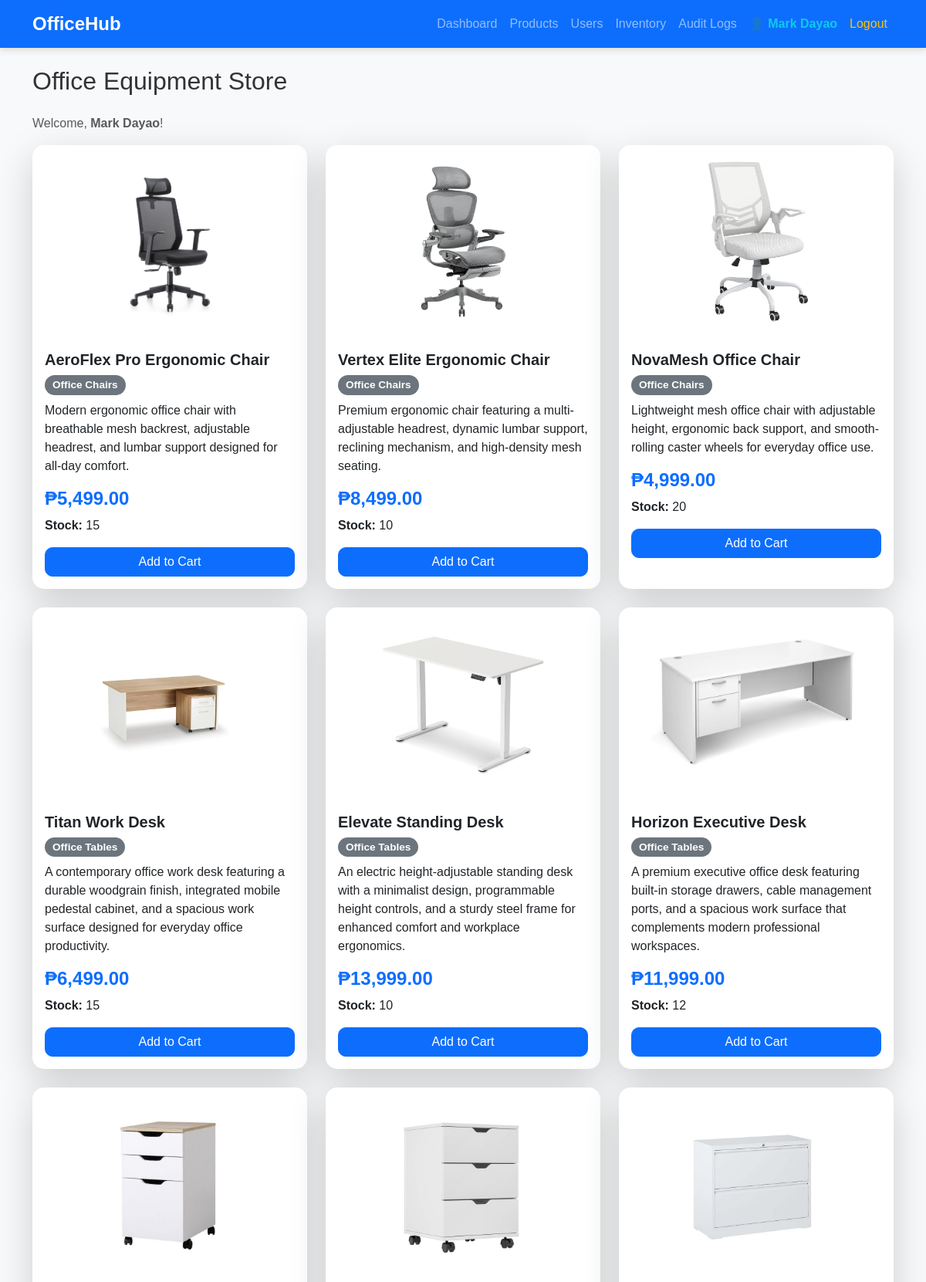
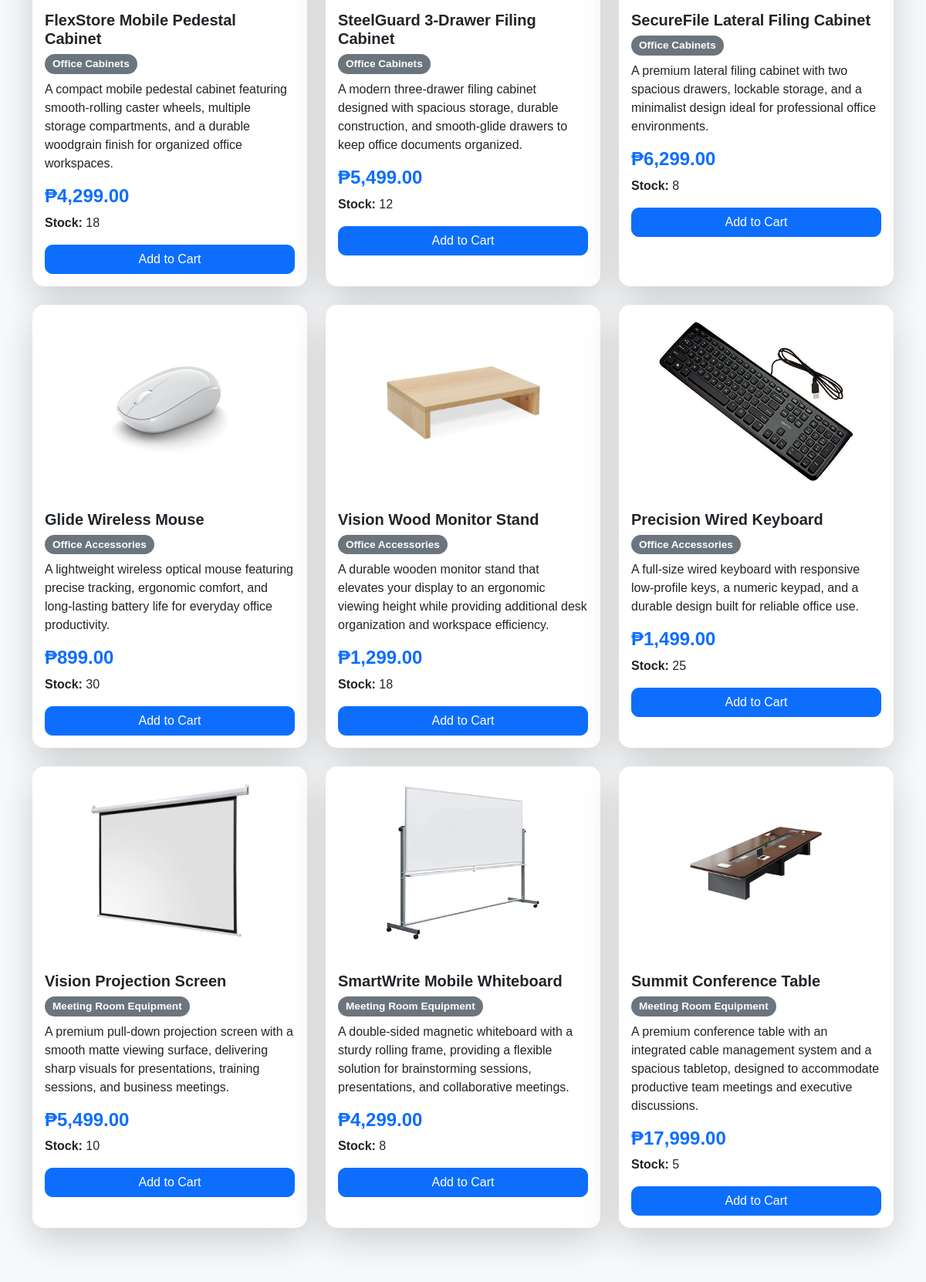
Page /buyer/store.php (signed in, upper part) on the committed database (2 pictures, top to bottom).
### tables this page shows
CREATE TABLE `products` (
  `id` int(11) NOT NULL,
  `category_id` int(11) NOT NULL,
  `product_name` varchar(150) NOT NULL,
  `description` text DEFAULT NULL,
  `price` decimal(10,2) NOT NULL,
  `stock` int(11) DEFAULT 0,
  `image` varchar(255) DEFAULT NULL,
  `created_at` timestamp NOT NULL DEFAULT current_timestamp()
);

CREATE TABLE `categories` (
  `id` int(11) NOT NULL,
  `category_name` varchar(100) NOT NULL,
  `created_at` timestamp NOT NULL DEFAULT current_timestamp()
);

### buyer/store.php (the view, shortened to what this page needs)
<?php
require_once '../config/database.php';
include '../includes/header.php';
include '../includes/navbar.php';
$sql = "
SELECT
    products.*,
    categories.category_name
FROM products
INNER JOIN categories
ON products.category_id = categories.id
ORDER BY products.id ASC
";
$stmt = $pdo->query($sql);
?>
<div class="container mt-4">
    <h2 class="mb-4">Office Equipment Store</h2>
    <p class="text-muted">
    Welcome,
    <strong><?= htmlspecialchars($_SESSION['fullname']); ?></strong>!
    </p>
    <div class="row">
        <?php while($row = $stmt->fetch(PDO::FETCH_ASSOC)): ?>
            <div class="col-md-4 mb-4">
                <div class="card h-100 shadow-lg border-0">
                    <img
                        src="../assets/images/products/<?= htmlspecialchars($row['image']); ?>"
                        class="card-img-top"
                        style="height:250px; object-fit:contain; padding:20px;"
                        alt="<?= htmlspecialchars($row['product_name']); ?>">
                    <div class="card-body">
                        <h5 class="fw-bold">
                            <?= htmlspecialchars($row['product_name']); ?>
                        </h5>
                        <span class="badge bg-secondary mb-2">
                            <?= htmlspecialchars($row['category_name']); ?>
                        </span>
                        <p>
                            <?= htmlspecialchars($row['description']); ?>
                        </p>
                        <h4 class="text-primary fw-bold">
                            ₱<?= number_format($row['price'],2); ?>
                        </h4>
                        <p>
                            <strong>Stock:</strong>
                            <?= $row['stock']; ?>
                        </p>
                        <form action="cart.php" method="GET">
                            <button
                                type="submit"
                                class="btn btn-primary w-100">
                                Add to Cart
                            </button>
                        </form>
                    </div>
                </div>
            </div>
        <?php endwhile; ?>
    </div>
</div>
<?php include '../includes/footer.php'; ?>

### assets/css/style.css (style rules this page uses)
body { background:#f8f9fa; font-family:Arial, Helvetica, sans-serif; color:#333; }
.btn { border-radius:10px; transition:.3s; }
.card { border:none; border-radius:15px; transition:.3s ease; overflow:hidden; }
.card-img-top { transition:.3s; }
.badge { font-size:.85rem; padding:6px 10px; border-radius:20px; }

### rows in the picture
products: image (picture), product_name "AeroFlex Pro Ergonomic Chair", category.category_name "Office Chairs", description "Modern ergonomic office chair with breathable mesh backrest, adjustable headrest, and lumbar support designed for all-day comfort.", price "5,499.00", stock "15"
products: image (picture), product_name "Vertex Elite Ergonomic Chair", category.category_name "Office Chairs", description "Premium ergonomic chair featuring a multi-adjustable headrest, dynamic lumbar support, reclining mechanism, and high-density mesh seating.", price "8,499.00", stock "10"
products: image (picture), product_name "NovaMesh Office Chair", category.category_name "Office Chairs", description "Lightweight mesh office chair with adjustable height, ergonomic back support, and smooth-rolling caster wheels for everyday office use.", price "4,999.00", stock "20"
products: image (picture), product_name "Titan Work Desk", category.category_name "Office Tables", description "A contemporary office work desk featuring a durable woodgrain finish, integrated mobile pedestal cabinet, and a spacious work surface designed for everyday office productivity.", price "6,499.00", stock "15"
products: image (picture), product_name "Elevate Standing Desk", category.category_name "Office Tables", description "An electric height-adjustable standing desk with a minimalist design, programmable height controls, and a sturdy steel frame for enhanced comfort and workplace ergonomics.", price "13,999.00", stock "10"
products: image (picture), product_name "Horizon Executive Desk", category.category_name "Office Tables", description "A premium executive office desk featuring built-in storage drawers, cable management ports, and a spacious work surface that complements modern professional workspaces.", price "11,999.00", stock "12"
products: image (picture), product_name "FlexStore Mobile Pedestal Cabinet", category.category_name "Office Cabinets", description "A compact mobile pedestal cabinet featuring smooth-rolling caster wheels, multiple storage compartments, and a durable woodgrain finish for organized office workspaces.", price "4,299.00", stock "18"
products: image (picture), product_name "SteelGuard 3-Drawer Filing Cabinet", category.category_name "Office Cabinets", description "A modern three-drawer filing cabinet designed with spacious storage, durable construction, and smooth-glide drawers to keep office documents organized.", price "5,499.00", stock "12"
products: image (picture), product_name "SecureFile Lateral Filing Cabinet", category.category_name "Office Cabinets", description "A premium lateral filing cabinet with two spacious drawers, lockable storage, and a minimalist design ideal for professional office environments.", price "6,299.00", stock "8"
products: image (picture), product_name "Glide Wireless Mouse", category.category_name "Office Accessories", description "A lightweight wireless optical mouse featuring precise tracking, ergonomic comfort, and long-lasting battery life for everyday office productivity.", price "899.00", stock "30"
products: image (picture), product_name "Vision Wood Monitor Stand", category.category_name "Office Accessories", description "A durable wooden monitor stand that elevates your display to an ergonomic viewing height while providing additional desk organization and workspace efficiency.", price "1,299.00", stock "18"
products: image (picture), product_name "Precision Wired Keyboard", category.category_name "Office Accessories", description "A full-size wired keyboard with responsive low-profile keys, a numeric keypad, and a durable design built for reliable office use.", price "1,499.00", stock "25"
products: image (picture), product_name "Vision Projection Screen", category.category_name "Meeting Room Equipment", description "A premium pull-down projection screen with a smooth matte viewing surface, delivering sharp visuals for presentations, training sessions, and business meetings.", price "5,499.00", stock "10"
products: image (picture), product_name "SmartWrite Mobile Whiteboard", category.category_name "Meeting Room Equipment", description "A double-sided magnetic whiteboard with a sturdy rolling frame, providing a flexible solution for brainstorming sessions, presentations, and collaborative meetings.", price "4,299.00", stock "8"
products: image (picture), product_name "Summit Conference Table", category.category_name "Meeting Room Equipment", description "A premium conference table with an integrated cable management system and a spacious tabletop, designed to accommodate productive team meetings and executive discussions.", price "17,999.00", stock "5"

### other values in the picture
$_SESSION['fullname'] "Mark Dayao"
